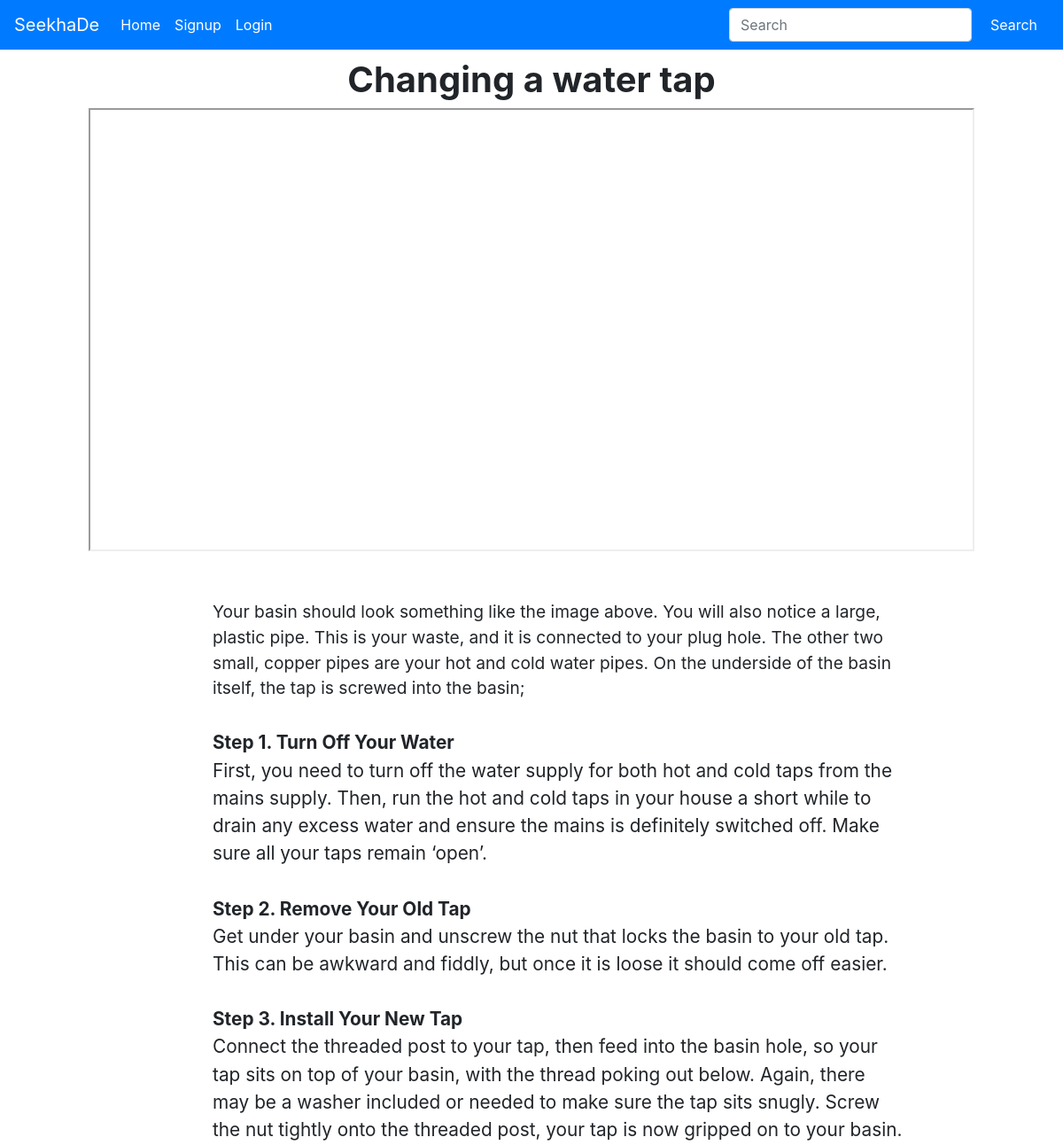
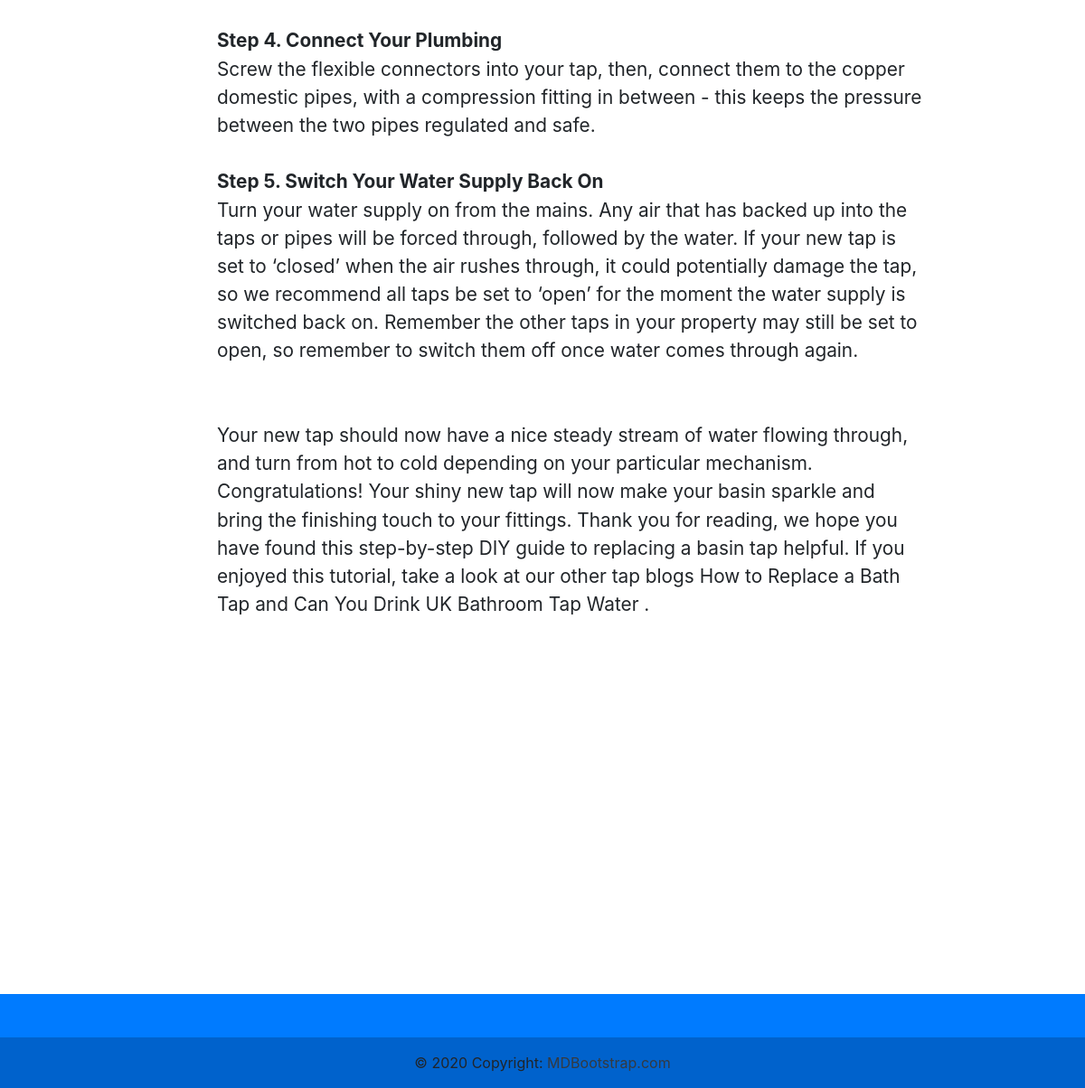
The page /posts/4 on the database its author committed (2 pictures, top to bottom).
### main/models.py (models this page shows, shortened)
class posts(models.Model):
    post_id = models.AutoField
    title = models.CharField(max_length=100)
    category = models.CharField(max_length=100)
    desc = models.CharField(max_length=300, default="")
    step_title = models.CharField(max_length=10000, blank=True)
    step = models.CharField(max_length=10000, blank=True)
    step_title1 = models.CharField(max_length=10000, blank=True)
    step1 = models.CharField(max_length=10000, blank=True)
    step_title2 = models.CharField(max_length=10000, blank=True)
    step2 = models.CharField(max_length=10000, blank=True)
    step_title3 = models.CharField(max_length=10000, blank=True)
    step3 = models.CharField(max_length=10000, blank=True)
    step_title4 = models.CharField(max_length=10000, blank=True)
    step4 = models.CharField(max_length=10000, blank=True)
    step_title5 = models.CharField(max_length=10000, blank=True)
    step5 = models.CharField(max_length=10000, blank=True)
    step_title6 = models.CharField(max_length=10000, blank=True)
    step6 = models.CharField(max_length=10000, blank=True)
    step_title7 = models.CharField(max_length=10000, blank=True)
    step7 = models.CharField(max_length=10000, blank=True)
    step_title8 = models.CharField(max_length=10000, blank=True)
    step8 = models.CharField(max_length=10000, blank=True)
    step_title9 = models.CharField(max_length=10000, blank=True)
    step9 = models.CharField(max_length=10000, blank=True)
    link = models.CharField(max_length=200, default="")
    thumbnail = models.ImageField(upload_to='posts/images', default="")

### main/views.py (the view)
# urls.py: path('posts/<int:post_id>', postview, name="postview"),
def postview(request , post_id):
    post = posts.objects.filter(id = post_id)
    return render(request , 'postview.html' , {'post':post[0]})

### main/templates/postview.html (shortened to what this page needs)
{% extends "base.html"%}
{% block content %}
<div class="container"  name="title" font-size="3rem"><h1><b>{{post.title}}</b></h1>
<iframe src="{{post.link}}" width="1000" height="500" frameborder="1"></iframe>
</div>
<br>
<br>
<div class="container1">
    <h>{{post.desc}}</h>
    <br>
</div>
<div class="container2">
    <br>
    <b>{{post.step_title}}</b>
    <br>
    {{post.step}}
<br>
<br>
    <b>{{post.step_title1}}</b>
    <br>
    {{post.step1}}
<br>
<br>
    <b>{{post.step_title2}}</b>
    <br>
    {{post.step2}}
<br>
<br>
    <b>{{post.step_title3}}</b>
    <br>
    {{post.step3}}
<br>
<br>
    <b>{{post.step_title4}}</b>
    <br>
    {{post.step4}}
<br>
<br>
    <br>
    {{post.step5}}
<br>
<br>
    <br>
<br>
<br>
    <br>
<br>
<br>
    <br>
<br>
<br>
    <br>
    <br>
    <br>
</div>
{% endblock %}

### rows shown on the page
posts: title "Changing a water tap", desc "Your basin should look something like the image above. You will also notice a large, plastic pipe. This is your waste, and it is connected to your plug hole. The other two small, copper pipes are your hot and cold water pipes. On the underside of the basin itself, the tap is screwed into the basin;", step_title "Step 1. Turn Off Your Water", step "First, you need to turn off the water supply for both hot and cold taps from the mains supply. Then, run the hot and cold taps in your house a short while to drain any excess water and ensure the mains is definitely switched off. Make sure all your taps remain ‘open’.", step_title1 "Step 2. Remove Your Old Tap", step1 "Get under your basin and unscrew the nut that locks the basin to your old tap. This can be awkward and fiddly, but once it is loose it should come off easier.", step_title2 "Step 3. Install Your New Tap", step2 "Connect the threaded post to your tap, then feed into the basin hole, so your tap sits on top of your basin, with the thread poking out below. Again, there may be a washer included or needed to make sure the tap sits snugly. Screw the nut tightly onto the threaded post, your tap is now gripped on to your basin.", step_title3 "Step 4. Connect Your Plumbing", step3 "Screw the flexible connectors into your tap, then, connect them to the copper domestic pipes, with a compression fitting in between - this keeps the pressure between the two pipes regulated and safe.", step_title4 "Step 5. Switch Your Water Supply Back On", step4 "Turn your water supply on from the mains. Any air that has backed up into the taps or pipes will be forced through, followed by the water. If your new tap is set to ‘closed’ when the air rushes through, it could potentially damage the tap, so we recommend all taps be set to ‘open’ for the moment the water supply is switched back on. Remember the other taps in your property may still be set to open, so remember to switch them off once water comes through again.", step5 "Your new tap should now have a nice steady stream of water flowing through, and turn from hot to cold depending on your particular mechanism. Congratulations! Your shiny new tap will now make your basin sparkle and bring the finishing touch to your fittings. Thank you for reading, we hope you have found this step-by-step DIY guide to replacing a basin tap helpful. If you enjoyed this tutorial, take a look at our other tap blogs How to Replace a Bath Tap and Can You Drink UK Bathroom Tap Water ."
